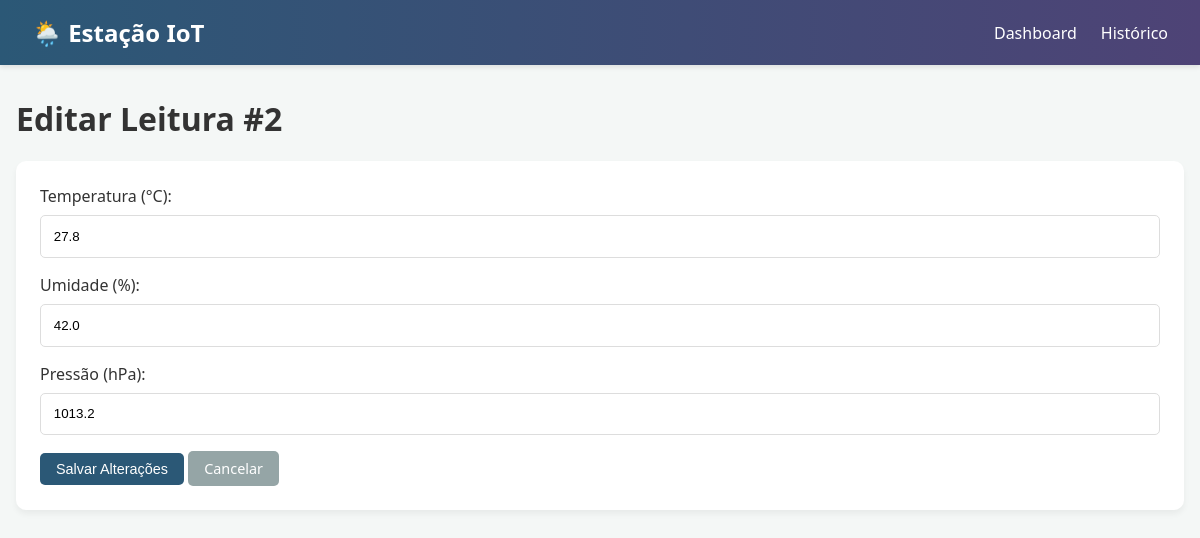
The app's page /editar/2 with its own data.
### tables this page shows
CREATE TABLE leituras (
            id          INTEGER PRIMARY KEY AUTOINCREMENT,
            temperatura REAL    NOT NULL,
            umidade     REAL    NOT NULL,
            pressao     REAL,
            timestamp   DATETIME DEFAULT CURRENT_TIMESTAMP
        );

### src/app.py (the view)
@app.route('/editar/<int:id>', methods=['GET'])
def editar(id):
    leitura = database.buscar_leitura(id)
    if leitura is None:
        return jsonify({'erro': 'Leitura não encontrada'}), 404
    return render_template('editar.html', leitura=leitura)

### src/database.py (called while the page is built)
def get_db_connection():
    conn = sqlite3.connect(DB_PATH, timeout=10)
    conn.execute('PRAGMA journal_mode=WAL')
    conn.execute('PRAGMA busy_timeout=5000')
    conn.row_factory = sqlite3.Row
    return conn

def buscar_leitura(id):
    conn = get_db_connection()
    leitura = conn.execute('SELECT * FROM leituras WHERE id = ?', (id,)).fetchone()
    conn.close()
    return dict(leitura) if leitura else None

### src/templates/editar.html
{% extends 'base.html' %}
{% block content %}
<h1>Editar Leitura #{{ leitura.id }}</h1>
<div class="card form-card">
    <form onsubmit="atualizarLeitura(event, {{ leitura.id }})">
        <div class="form-group">
            <label for="temp">Temperatura (°C):</label>
            <input type="number" step="0.1" id="temp" value="{{ leitura.temperatura }}" required>
        </div>
        <div class="form-group">
            <label for="umid">Umidade (%):</label>
            <input type="number" step="0.1" id="umid" value="{{ leitura.umidade }}" required>
        </div>
        <div class="form-group">
            <label for="pressao">Pressão (hPa):</label>
            <input type="number" step="0.1" id="pressao" value="{{ leitura.pressao if leitura.pressao else '' }}">
        </div>
        <button type="submit" class="btn btn-primary">Salvar Alterações</button>
        <a href="/historico" class="btn btn-secondary">Cancelar</a>
    </form>
</div>
{% endblock %}

### src/static/css/style.css (style rules this page uses)
:root { --primary-color: #2b5876; --secondary-color: #4e4376; --bg-color: #f4f7f6; --text-color: #333; --card-bg: #fff; }
body { font-family: 'Segoe UI', Tahoma, Geneva, Verdana, sans-serif; background-color: var(--bg-color); color: var(--text-color); margin: 0; padding: 0; }
.card { background: var(--card-bg); padding: 1.5rem; border-radius: 10px; box-shadow: 0 4px 6px rgba(0,0,0,0.05); }
.btn { padding: 0.5rem 1rem; border: none; border-radius: 5px; cursor: pointer; text-decoration: none; font-size: 0.9rem; display: inline-block; }
.btn-primary { background-color: var(--primary-color); color: white; }
.btn-secondary { background-color: #95a5a6; color: white; }
.form-group { margin-bottom: 1rem; }
.form-group label { display: block; margin-bottom: 0.5rem; }
.form-group input { width: 100%; padding: 0.8rem; border: 1px solid #ddd; border-radius: 5px; box-sizing: border-box; }

### records on screen
leituras: id "2", temperatura "27.8", umidade "42.0", pressao "1013.2"
